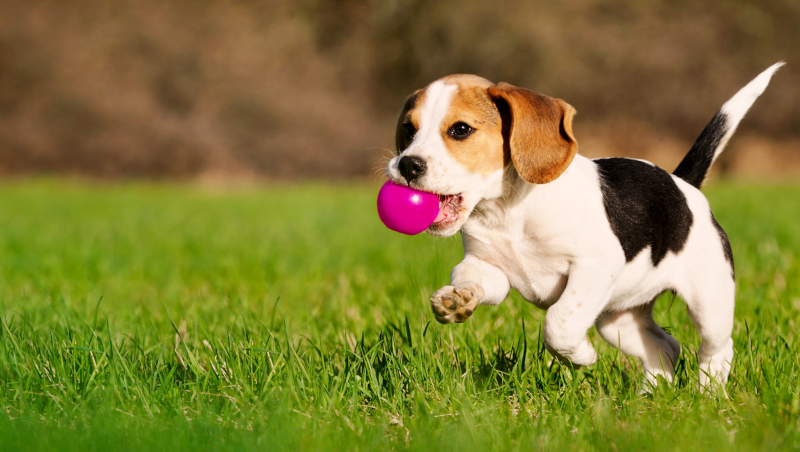
//> input picture src/018.apply-lut/puppy-800x452.bmp, 800 x 452 px
$ ./main   (built with g++ and OpenCV 4)
//> lines starting //> are read from the running program, lines starting //| are printed output that depends on the picture; after the words box and inside, x2 and y2 are one past the last pixel; in counts of white or black regions, pixels touching at a corner belong together
#include <iostream>
#include <math.h>
#include <opencv2/core.hpp>
#include <opencv2/highgui.hpp>
#include <opencv2/imgcodecs.hpp>
#include <opencv2/imgproc.hpp>

class Histogram1D
{
private:
	int histSize[1];
	float hranges[2];
	float const* ranges[1];
	int channels[1];
public:
	Histogram1D()
	{
		histSize[0] = 256;
		hranges[0] = 0.0;
		hranges[1] = 255.0;
		ranges[0] = hranges;
		channels[0] = 1;
	}

	cv::Mat getHistogram(cv::Mat const &image)
	{
		cv::Mat hist;

		cv::calcHist(&image, 1,
						0, cv::Mat(),
						hist, 1, histSize, ranges);

		return hist;
	}

	cv::Mat getImageOfHistogram(cv::Mat const &hist, int zoom = 1)
	{
		double maxValue = 0.0;
		double minValue = 0.0;

		cv::minMaxLoc(hist, &minValue, &maxValue, 0, 0);

		int histSize = hist.rows;

		cv::Scalar BlackColor(0);
		cv::Scalar WhiteColor(255);

		cv::Mat histImage(histSize * zoom, histSize * zoom, CV_8U, WhiteColor);
		int hpt = static_cast<int>(histSize * 0.9);

		for(int idx_row = 0; idx_row < histSize; idx_row++)
		{
			float binValue = hist.at<float>(idx_row);
			if(binValue > 0)
			{
				int intensity = static_cast<int>(binValue * hpt / maxValue);
				cv::line(histImage, cv::Point(idx_row * zoom, histSize * zoom), cv::Point(idx_row * zoom, (histSize - intensity) * zoom), BlackColor, zoom);

			}
		}

		return histImage;
	}

	// [62 lines left out: functions contrastize, colorReduce, applyLookUp, not called in this run]

	cv::Mat qualize(cv::Mat const &image)
	{
		cv::Mat result;
		cv::equalizeHist(image, result);

		return result;
	}
};


int main()
{
	cv::Mat image = cv::imread("puppy-800x452.bmp", cv::IMREAD_GRAYSCALE);
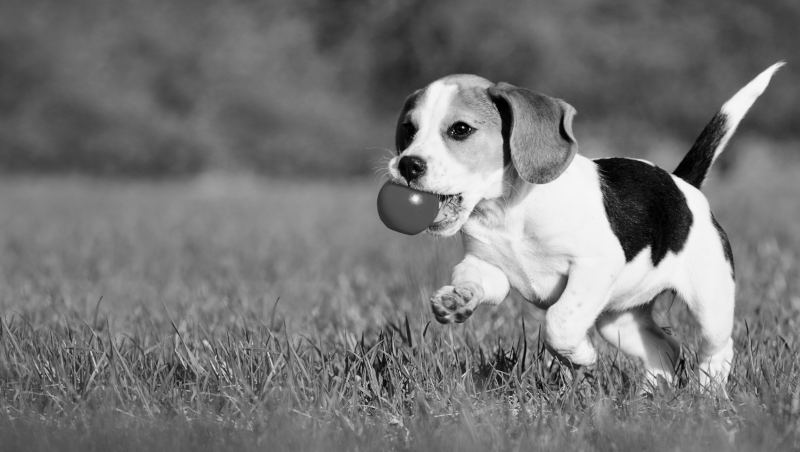
//> image: 452 rows x 800 cols, CV_8UC1; min 0, max 247, mean 117.8

	cv::namedWindow("Original");
	cv::imshow("Original", image);


	Histogram1D histogram{};
	cv::Mat result = histogram.getHistogram(image);
//> in getHistogram, `cv::calcHist(&image, 1, 0, cv::Mat(), hist, 1, histSize, ranges);`: hist = 256 values, max 4815 at index 106, min 0 at index 248, mean 1412.5
//> result has the same summary as hist in getHistogram

	float sum = 0.0;

	for(int idx_row = 0; idx_row < result.rows; idx_row++)
	{
		float histValue = result.at<float>(idx_row);
		if(histValue > 0 || histValue < 0)
		{
			std::cout << "Color=" << idx_row << "; Value=" << histValue << std::endl;
			sum += histValue;
		}
	}
//> this loop made 256 passes
//> (histValue, sum) on passes 1 to 12: (55, 55), (116, 171), (117, 288), (147, 435), (190, 625), (209, 834), (163, 997), (237, 1234), (249, 1483), (264, 1747), (299, 2046), (257, 2303)
//| Color=0; Value=55
//| Color=1; Value=116
//| Color=2; Value=117
//| Color=3; Value=147
//| Color=4; Value=190
//| Color=5; Value=209
//| Color=6; Value=163
//| Color=7; Value=237
//> (output is shown up to pass 8 of 256)
//> after the loop, sum = 361600

	std::cout << std::endl << "Totals" << std::endl;
	std::cout << "\tPixels count=" << image.rows * image.cols << std::endl;
//| 	Pixels count=361600
	std::cout << "\tCalculated pixels count=" << sum << std::endl;
//| 	Calculated pixels count=361600


	cv::Mat histImage = histogram.getImageOfHistogram(result, 1);
//> in getImageOfHistogram, `cv::minMaxLoc(hist, &minValue, &maxValue, 0, 0);`: maxValue = 4815
//> the loop in getImageOfHistogram, `for(int idx_row = 0; idx_row < histSize; idx_row++)` made 256 passes
//> (binValue, intensity) on passes 1 to 12: (55, 2), (116, 5), (117, 5), (147, 7), (190, 9), (209, 9), (163, 7), (237, 11), (249, 11), (264, 12), (299, 14), (257, 12)
//> after the loop in getImageOfHistogram, `for(int idx_row = 0; idx_row < histSize; idx_row++)`:
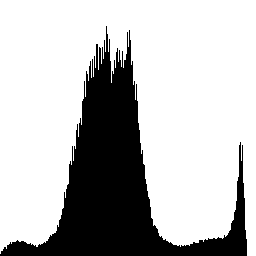
//> histImage: 256 rows x 256 cols, CV_8UC1; 73.8% white; 1 black region, box (x1, y1, x2, y2) and area: (0, 26, 247, 256) 17159

	cv::namedWindow("Image histogram");
	cv::imshow("Image histogram", histImage);

	cv::Mat equalizedImage = histogram.qualize(image);
//> in qualize, `cv::equalizeHist(image, result);`:
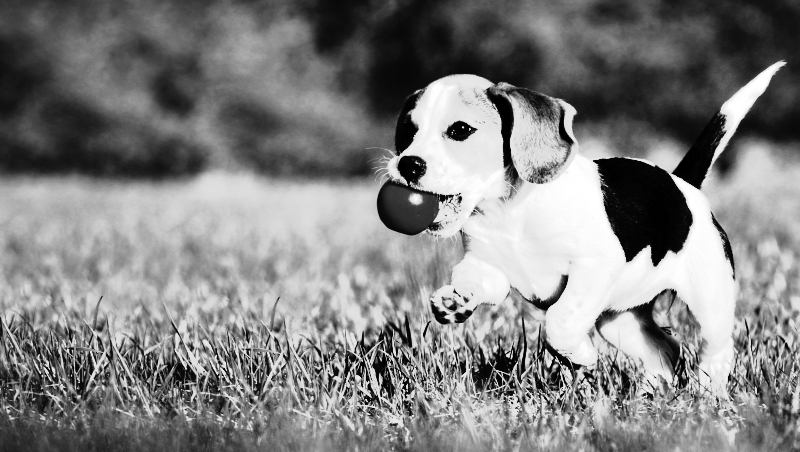
//> result: 452 rows x 800 cols, CV_8UC1; min 0, max 255, mean 128.6
	cv::namedWindow("Equalized image");
	cv::imshow("Equalized image", equalizedImage);

	cv::Mat equalizedHist = histogram.getHistogram(equalizedImage);
//> equalizedHist = 256 values, max 4815 at index 113, min 0 at index 20, mean 1408.9
	cv::Mat equalizedHistImage = histogram.getImageOfHistogram(equalizedHist);
//> call 2 of getImageOfHistogram, with zoom = 1
//> the loop in getImageOfHistogram (call 2), `for(int idx_row = 0; idx_row < histSize; idx_row++)` made 256 passes
//> (binValue, intensity) on passes 1 to 12: (625, 29), (1421, 67), (1478, 70), (1295, 61), (1547, 73), (1350, 64), (1478, 70), (1407, 67), (1472, 70), (1093, 52), (1337, 63), (1450, 69)
//> binValue on passes 21, 25, 28, 31, 33, 35: 0, 0, 0, 0, 0, 0
//> after the loop in getImageOfHistogram (call 2), `for(int idx_row = 0; idx_row < histSize; idx_row++)`:
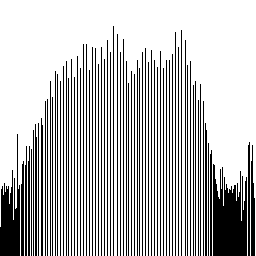
//> histImage: 256 rows x 256 cols, CV_8UC1; 73.8% white; 71 black regions, largest, box (x1, y1, x2, y2) and area: (213, 164, 247, 256) 2335, (0, 134, 20, 256) 1310, (251, 145, 255, 256) 337
	cv::namedWindow("Equalized hist image");
	cv::imshow("Equalized hist image", equalizedHistImage);


// [47 lines of commented-out code are left out]
	cv::waitKey(0);

	return 0;
}
